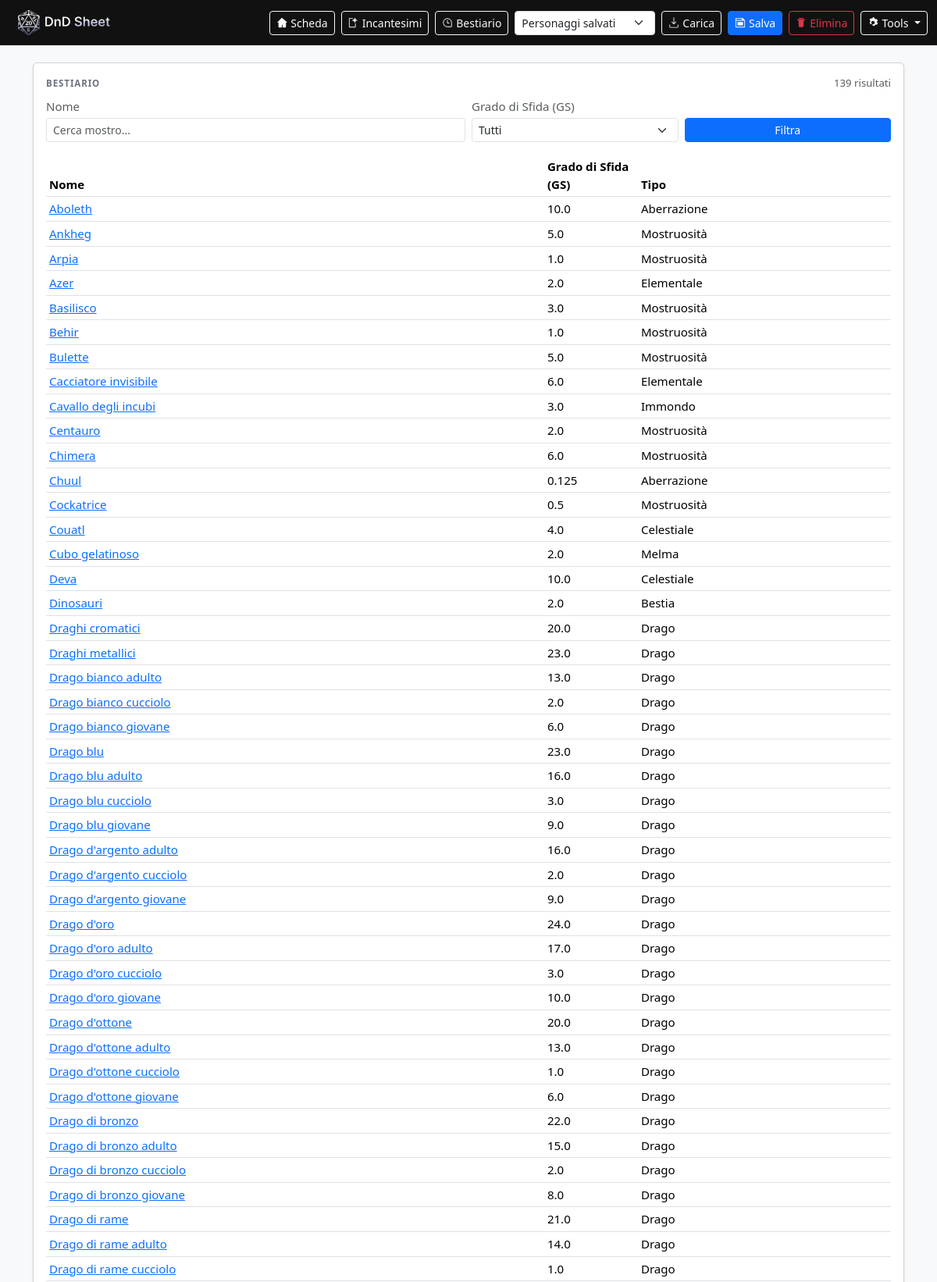
/bestiary (upper part), run on the app's committed database.
### tables this page shows
CREATE TABLE monsters (
            id INTEGER PRIMARY KEY AUTOINCREMENT,

            slug TEXT NOT NULL UNIQUE,
            name_it TEXT NOT NULL,
            cr REAL NOT NULL,                  -- GS (Challenge Rating)
            size TEXT NOT NULL,                -- es: "Piccola", "Media"...
            type TEXT NOT NULL,                -- es: "Umanoide", "Bestia"...
            alignment TEXT,                    -- testo libero

            ac INTEGER,                        -- opzionale
            hp INTEGER,                        -- opzionale
            speed_text TEXT,                   -- testo libero (es: "9 m, volare 18 m")

            senses_text TEXT,
            languages_text TEXT,

            -- Campi “semi-strutturati” in JSON (azioni/abilità ecc.)
            stats_json TEXT,                   -- For/Des/Con/Int/Sag/Car
            traits_json TEXT,
            actions_json TEXT,
            reactions_json TEXT,
            legendary_actions_json TEXT,

            description TEXT,                  -- parafrasi/riassunto (opzionale)
            source TEXT,

            created_at TEXT NOT NULL DEFAULT (datetime('now')),
            updated_at TEXT NOT NULL DEFAULT (datetime('now'))
        );

### app.py (the view, shortened to what this page needs)
    @app.get("/bestiary")
    def bestiary():
        pg = get_pg()
        characters = list_characters()
        q = (request.args.get("q") or "").strip()
        cr = (request.args.get("cr") or "").strip()
        page_raw = (request.args.get("page") or "1").strip()
        page = clamp_int(page_raw, 1, 1, None)
        page_size = 50
        with connect() as conn:
            ensure_schema(conn)
            table_name, cols = _resolve_bestiary_table(conn)
            name_col = "name_it" if "name_it" in cols else ("name" if "name" in cols else None)
            cr_col = "cr" if "cr" in cols else ("challenge_rating" if "challenge_rating" in cols else None)
            type_col = "type" if "type" in cols else None
            select_cols = ["id", name_col]
            if cr_col:
                select_cols.append(cr_col)
            if type_col:
                select_cols.append(type_col)
            where_parts: list[str] = []
            params: list[Any] = []
            if q:
                where_parts.append(f"{name_col} LIKE ?")
                params.append(f"%{q}%")
            if cr and cr_col:
                where_parts.append(f"{cr_col} = ?")
                params.append(cr)
            where_sql = f" WHERE {' AND '.join(where_parts)}" if where_parts else ""
            count_row = conn.execute(
                f"SELECT COUNT(*) AS c FROM {table_name}{where_sql}",
                tuple(params),
            ).fetchone()
            total = int((count_row["c"] if isinstance(count_row, sqlite3.Row) else count_row[0]) or 0)
            offset = (page - 1) * page_size
            rows = conn.execute(
                f"SELECT {', '.join(select_cols)} FROM {table_name}{where_sql} "
                f"ORDER BY {name_col} ASC LIMIT ? OFFSET ?",
                tuple(params + [page_size, offset]),
            ).fetchall()
            monsters = [_row_to_dict(r) for r in rows]
            cr_options: list[str] = []
            if cr_col:
                cr_rows = conn.execute(f"SELECT DISTINCT {cr_col} AS cr_value FROM {table_name}").fetchall()
                cr_values = [
                    str((r["cr_value"] if isinstance(r, sqlite3.Row) else r[0]) or "").strip()
                    for r in cr_rows
                ]
                cr_options = sorted(
                    [v for v in cr_values if v],
                    key=lambda v: (_parse_cr_sort_value(v), v),
                )
        has_prev = page > 1
        has_next = (page * page_size) < total
        return render_template(
            "bestiary.html",
            pg=pg,
            characters=characters,
            monsters=monsters,
            q=q,
            cr=cr,
            page=page,
            has_prev=has_prev,
            has_next=has_next,
            total=total,
            table_found=True,
            cr_options=cr_options,
            name_col=name_col,
            cr_col=cr_col,
            type_col=type_col,
        )

### app.py (called while the page is built, shortened)
def new_pg() -> dict:
    return json.loads(json.dumps(DEFAULT_PG, ensure_ascii=False))

def clamp_int(v: Any, default: int, min_v: int | None = None, max_v: int | None = None) -> int:
    try:
        x = int(v)
    except Exception:
        x = default
    if min_v is not None:
        x = max(min_v, x)
    if max_v is not None:
        x = min(max_v, x)
    return x

def normalize_choice(v: Any, options: list[str], default: str) -> str:
    return v if isinstance(v, str) and v in options else default

def _clean_text(v: Any, max_len: int = 60) -> str:
    return str(v or "").strip()[:max_len]

def _normalize_attack_entry(raw: Any) -> dict[str, str]:
    base = {"weapon_id": "", "custom_name": "", "custom_dice": "", "custom_kind": "melee", "damage_type": ""}
    if isinstance(raw, dict):
        base.update({k: _clean_text(raw.get(k), 60) for k in base.keys()})
    if base["weapon_id"] not in WEAPONS and base["weapon_id"] != "custom":
        base["weapon_id"] = ""
    if base["custom_kind"] not in ("melee", "ranged"):
        base["custom_kind"] = "melee"
    return base

def ensure_lineage_state(pg: dict) -> None:
    if not str(pg.get("lineage", "")).startswith("Mezzelfo"):
        pg["lineage_extra_stats"] = [None, None]
        return

def get_pg() -> dict:
    pg = session.get("pg")
    return normalize_pg(pg)

def _class_code_from_name_it(name_it: str | None) -> str | None:
    if not name_it:
        return None
    try:
        with connect() as conn:
            ensure_schema(conn)
            row = conn.execute(
                "SELECT code FROM classes WHERE name_it = ?",
                ((name_it or "").strip(),),
            ).fetchone()
            if row and row[0]:
                return str(row[0])
    except Exception:
        return None
    return None

def _table_columns(conn: sqlite3.Connection, table_name: str) -> set[str]:
    rows = conn.execute(f"PRAGMA table_info({table_name})").fetchall()
    out: set[str] = set()
    for row in rows:
        try:
            name = row["name"] if isinstance(row, sqlite3.Row) else row[1]
        except Exception:
            name = None
        if name:
            out.add(str(name))
    return out

def _row_to_dict(row: Any) -> dict:
    if row is None:
        return {}
    if isinstance(row, sqlite3.Row):
        return dict(row)

def _empty_spell_slots_dict() -> dict[str, int]:
    return {str(i): 0 for i in range(1, 10)}

### templates/bestiary.html (shortened to what this page needs)
{% extends "base.html" %}
{% block content %}
<div class="row g-3">
  <div class="col-12">
    <div class="card shadow-sm">
      <div class="card-body">
        <div class="d-flex justify-content-between align-items-center mb-2">
          <div class="label mb-0">Bestiario</div>
          <div class="small text-muted">{{ total }} risultati</div>
        </div>
        {% if not table_found %}
          <div class="alert alert-warning mb-0">
            Tabella bestiario non trovata (attese: <code>monsters</code>, <code>bestiary</code>, <code>creatures</code>).
          </div>
        {% else %}
          <form method="get" action="{{ url_for('bestiary') }}" class="row g-2 align-items-end mb-3">
            <div class="col-12 col-md-6">
              <label class="text-muted mb-1">Nome</label>
              <input class="form-control form-control-sm" type="text" name="q" value="{{ q }}" placeholder="Cerca mostro...">
            </div>
            <div class="col-12 col-md-3">
              <label class="text-muted mb-1">Grado di Sfida (GS)</label>
              <select class="form-select form-select-sm" name="cr" {% if not cr_col %}disabled{% endif %}>
                <option value="">Tutti</option>
              </select>
            </div>
            <div class="col-12 col-md-3">
              <div class="d-grid">
                <button class="btn btn-sm btn-primary" type="submit">Filtra</button>
              </div>
            </div>
          </form>
          {% if monsters %}
            <div class="table-responsive">
              <table class="table table-sm align-middle mb-0">
                <thead>
                  <tr>
                    <th>Nome</th>
                    <th style="width: 120px;">Grado di Sfida (GS)</th>
                    <th>Tipo</th>
                  </tr>
                </thead>
                <tbody>
                  {% for m in monsters %}
                    <tr>
                      <td>
                        <a href="{{ url_for('bestiary_detail', monster_id=m.id) }}">{{ m.get(name_col) }}</a>
                      </td>
                      <td class="mono">{{ m.get(cr_col) if cr_col else "-" }}</td>
                      <td>{{ m.get(type_col) if type_col else "-" }}</td>
                    </tr>
                  {% endfor %}
                </tbody>
              </table>
            </div>
          {% else %}
            <div class="text-muted small">Nessun mostro trovato.</div>
          {% endif %}
        {% endif %}
      </div>
    </div>
  </div>
</div>
{% endblock %}

### static/css/app.css (style rules this page uses)
:root { --app-font: system-ui, -apple-system, "Segoe UI", Roboto, "Helvetica Neue", Arial, "Noto Sans", sans-serif; --bs-body-font-family: var(--app-font); --bs-font-sans-serif: var(--app-font); }
html, body { font-family: var(--app-font) !important; }
body { font-size: 0.94rem; padding-top: 64px; }
.navbar, .card, .dropdown-menu, .btn, .form-control, .form-select, .input-group-text, table, .table, .list-group, .badge { font-family: var(--app-font) !important; }
.mono { font-family: inherit !important; font-variant-numeric: tabular-nums; }
.label { font-size: 0.72rem; text-transform: uppercase; letter-spacing: 0.08em; color: #6b7280; font-weight: 700; }

### data on the page
monsters: get "Aboleth", cr "10.0", type "Aberrazione"
monsters: get "Ankheg", cr "5.0", type "Mostruosità"
monsters: get "Arpia", cr "1.0", type "Mostruosità"
monsters: get "Azer", cr "2.0", type "Elementale"
monsters: get "Basilisco", cr "3.0", type "Mostruosità"
monsters: get "Behir", cr "1.0", type "Mostruosità"
monsters: get "Bulette", cr "5.0", type "Mostruosità"
monsters: get "Cacciatore invisibile", cr "6.0", type "Elementale"
monsters: get "Cavallo degli incubi", cr "3.0", type "Immondo"
monsters: get "Centauro", cr "2.0", type "Mostruosità"
monsters: get "Chimera", cr "6.0", type "Mostruosità"
monsters: get "Chuul", cr "0.125", type "Aberrazione"
monsters: get "Cockatrice", cr "0.5", type "Mostruosità"
monsters: get "Couatl", cr "4.0", type "Celestiale"
monsters: get "Cubo gelatinoso", cr "2.0", type "Melma"
monsters: get "Deva", cr "10.0", type "Celestiale"
monsters: get "Dinosauri", cr "2.0", type "Bestia"
monsters: get "Draghi cromatici", cr "20.0", type "Drago"
monsters: get "Draghi metallici", cr "23.0", type "Drago"
monsters: get "Drago bianco adulto", cr "13.0", type "Drago"
monsters: get "Drago bianco cucciolo", cr "2.0", type "Drago"
monsters: get "Drago bianco giovane", cr "6.0", type "Drago"
monsters: get "Drago blu", cr "23.0", type "Drago"
monsters: get "Drago blu adulto", cr "16.0", type "Drago"
monsters: get "Drago blu cucciolo", cr "3.0", type "Drago"
monsters: get "Drago blu giovane", cr "9.0", type "Drago"
monsters: get "Drago d'argento adulto", cr "16.0", type "Drago"
monsters: get "Drago d'argento cucciolo", cr "2.0", type "Drago"
monsters: get "Drago d'argento giovane", cr "9.0", type "Drago"
monsters: get "Drago d'oro", cr "24.0", type "Drago"
monsters: get "Drago d'oro adulto", cr "17.0", type "Drago"
monsters: get "Drago d'oro cucciolo", cr "3.0", type "Drago"
monsters: get "Drago d'oro giovane", cr "10.0", type "Drago"
monsters: get "Drago d'ottone", cr "20.0", type "Drago"
monsters: get "Drago d'ottone adulto", cr "13.0", type "Drago"
monsters: get "Drago d'ottone cucciolo", cr "1.0", type "Drago"
monsters: get "Drago d'ottone giovane", cr "6.0", type "Drago"
monsters: get "Drago di bronzo", cr "22.0", type "Drago"
monsters: get "Drago di bronzo adulto", cr "15.0", type "Drago"
monsters: get "Drago di bronzo cucciolo", cr "2.0", type "Drago"
monsters: get "Drago di bronzo giovane", cr "8.0", type "Drago"
monsters: get "Drago di rame", cr "21.0", type "Drago"
monsters: get "Drago di rame adulto", cr "14.0", type "Drago"
monsters: get "Drago di rame cucciolo", cr "1.0", type "Drago"

### other printed values
{{ total }} "139"
